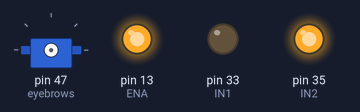
Recording of a sketch running on a simulated Arduino Mega 2560, built with avr-gcc and run on an emulated ATmega2560. On the bench: servo, output pins drawn as LEDs (lit = HIGH). At 11.1 s the program stops and its outputs stay as they are.

Above: at 0.1 s.
At 10.45 s:
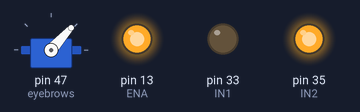
At 11.1 s:
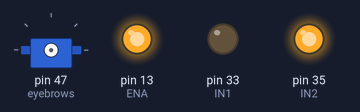
Timing chart, 0 to 12.6 s (numbered marks = the images above):
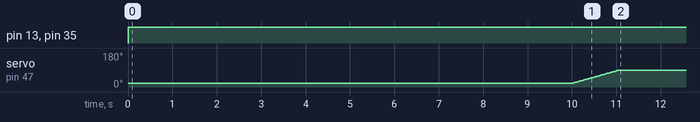

The sketch:

Trick2_Code.ino
```cpp
#include <Servo.h>
const int IN1 = 33;
const int IN2 = 35;
const int ENA = 13;
int pos;
Servo eyebrows;

void setup() {

  pinMode (IN1, OUTPUT);
  pinMode (IN2, OUTPUT);
  pinMode (ENA, OUTPUT);
}

void loop() {
//control speed
  analogWrite(ENA, 255);
//control direction
  digitalWrite(IN1, LOW);
  digitalWrite(IN2, HIGH);
  delay(10000);
  frown();

  exit(0);
}

void frown() {
  eyebrows.attach(47);
  for(pos = 20; pos <= 90; pos+=1) {
    eyebrows.write(pos);
    delay(15);
  }
}
```

Measured:
- by itself, pin 13 (ENA), pin 35 (IN2): LOW → HIGH at 0.00 s
- by itself, servo on pin 47 (eyebrows): moves from 20° to 90° over 1.0 s
